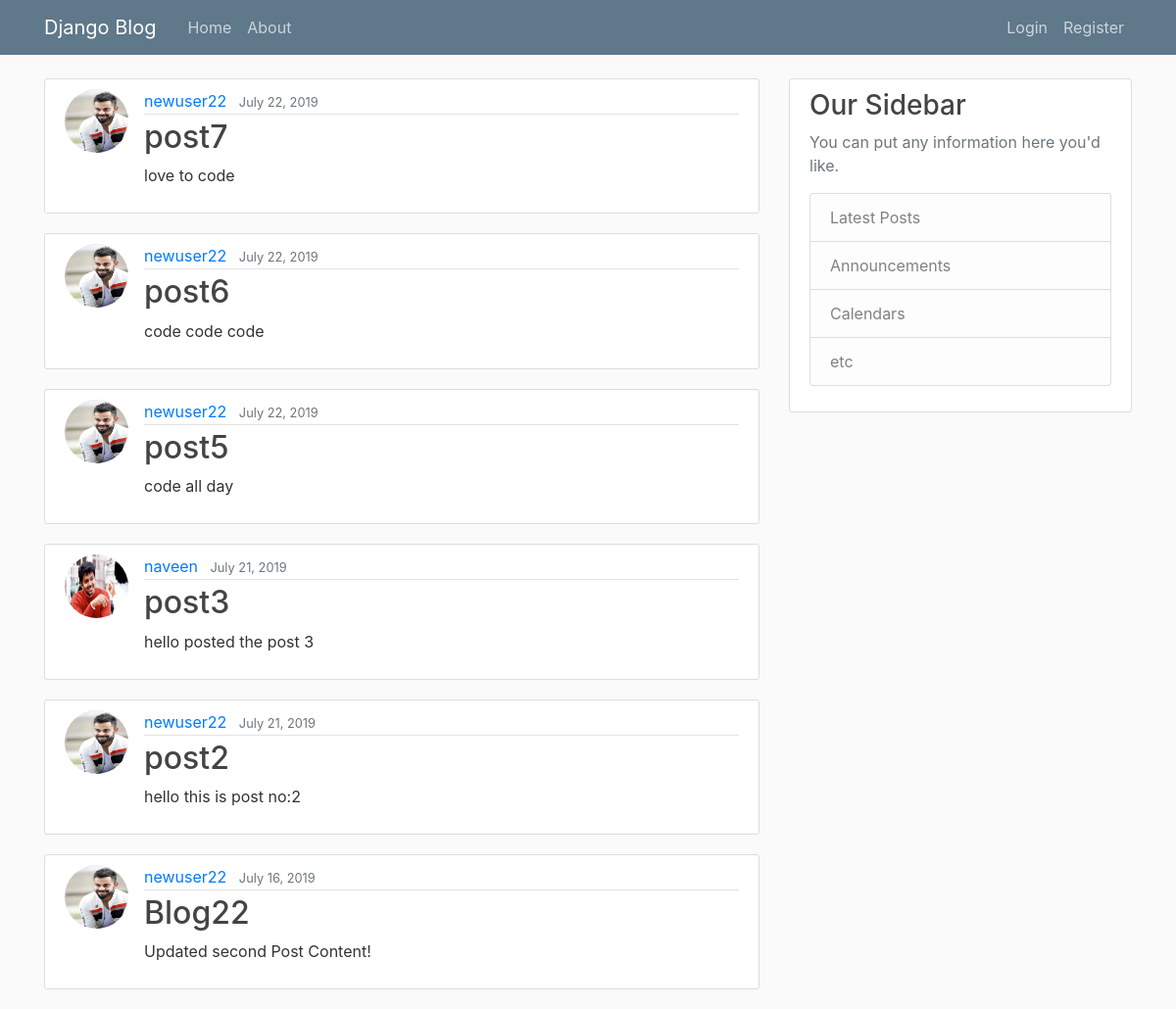
The app's page /, older data.
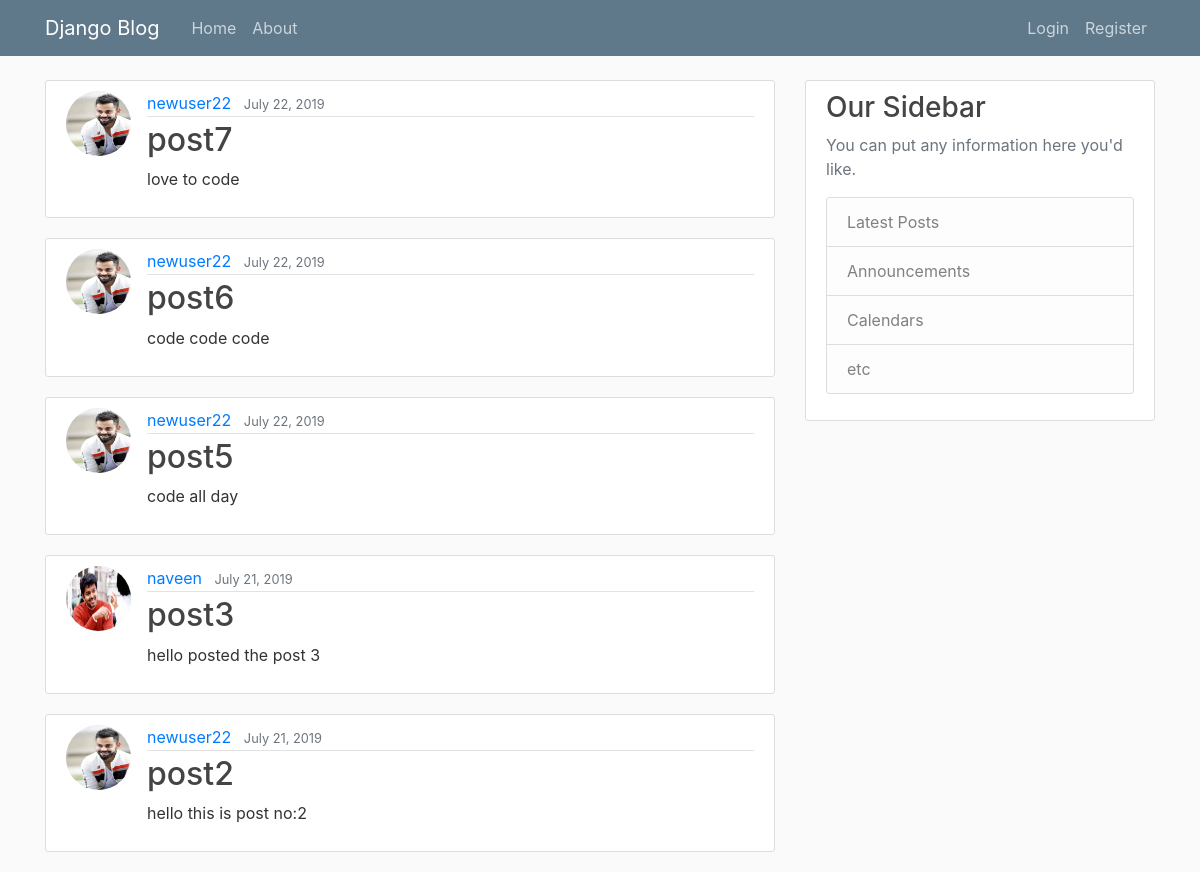
The same page, newer data.
### blog/models.py (models this page shows, shortened)
class Post(models.Model):
    title=models.CharField(max_length=100)
    content=models.TextField()
    date_posted=models.DateTimeField(default=timezone.now)
    author=models.ForeignKey(User,on_delete=models.CASCADE)

### users/models.py (models this page shows, shortened)
class Profile(models.Model):
    user=models.OneToOneField(User,on_delete=models.CASCADE)
    image=models.ImageField(default='default.jpg',upload_to='profile_pics')

### blog/views.py (the view)
# urls.py: path('', PostListView.as_view(),name='blog-home'),
class PostListView(ListView):
    model=Post
    template_name='blog/home.html'
    context_object_name='posts'
    ordering=['-date_posted']

### blog/templates/blog/home.html
{% extends "blog/base.html" %}
{% block content %}
    {% for post in posts %}
    <article class="media content-section">
    <img class="rounded-circle article-img"  src="{{post.author.profile.image.url}}">
            <div class="media-body">
              <div class="article-metadata">
                <a class="mr-2" href="#">{{ post.author }}</a>
                <small class="text-muted">{{ post.date_posted | date:"F d, Y"}}</small>
              </div>
              <h2><a class="article-title" href="{% url 'blog-detail' post.id %}">{{ post.title }}</a></h2>
              <p class="article-content">{{ post.content }}</p>
            </div>
          </article>
    {% endfor %}
{% endblock content %}

### blog/templates/blog/base.html (shortened to what this page needs)
{% load static %}
<!DOCTYPE html>
<html lang="en">
<head>
    <link rel="stylesheet" href="https://stackpath.bootstrapcdn.com/bootstrap/4.3.1/css/bootstrap.min.css"
>
    <link rel="stylesheet" type="text/css" href="{% static 'blog/main.css'%}">
</head>
<body>
    <header class="site-header">
        <nav class="navbar navbar-expand-md navbar-dark bg-steel fixed-top">
            <div class="container">
                <a class="navbar-brand mr-4" href="{% url 'blog-home' %}">Django Blog</a>
                <div class="collapse navbar-collapse" id="navbarToggle">
                    <div class="navbar-nav mr-auto">
                        <a class="nav-item nav-link" href="{% url 'blog-home' %}">Home</a>
                        <a class="nav-item nav-link" href="{% url 'blog-about' %}">About</a>
                    </div>
                    <div class="navbar-nav">
                        {% if user.is_authenticated %}
                        <a class="nav-item nav-link" href="{%url 'blog-create'%}">New Post</a>
                        <a class="nav-item nav-link" href="{%url 'profile'%}">Profile</a>
                        <a class="nav-item nav-link" href="{%url 'logout'%}">Logout</a>
                        {% else %}
                            <a class="nav-item nav-link" href="{%url 'login'%}">Login</a>
                            <a class="na    v-item nav-link" href="{%url 'register'%}">Register</a>
                        {% endif %}
                    </div>
                </div>
            </div>
        </nav>
    </header>
    <main role="main" class="container">
        <div class="row">
            <div class="col-md-8">
                {% block content %}{% endblock %}
            </div>
            <div class="col-md-4">
                <div class="content-section">
                    <h3>Our Sidebar</h3>
                    <p class='text-muted'>You can put any information here you'd like.
                        <ul class="list-group">
                            <li class="list-group-item list-group-item-light">Latest Posts</li>
                            <li class="list-group-item list-group-item-light">Announcements</li>
                            <li class="list-group-item list-group-item-light">Calendars</li>
                            <li class="list-group-item list-group-item-light">etc</li>
                        </ul>
                    </p>
                </div>
            </div>
        </div>
    </main>
</body>
</html>

### blog/static/blog/main.css (style rules this page uses)
body { background: #fafafa; color: #333333; margin-top: 5rem; }
h1, h2, h3, h4, h5, h6 { color: #444444; }
ul { margin: 0; }
.bg-steel { background-color: #5f788a; }
.site-header .navbar-nav .nav-link { color: #cbd5db; }
.content-section { background: #ffffff; padding: 10px 20px; border: 1px solid #dddddd; border-radius: 3px; margin-bottom: 20px; }
.article-title { color: #444444; }
.article-content { white-space: pre-line; }
.article-img { height: 65px; width: 65px; margin-right: 16px; }
.article-metadata { padding-bottom: 1px; margin-bottom: 4px; border-bottom: 1px solid #e3e3e3 }

Row changes from the older to the newer data that the page shows:
removed Post: author.profile.image (picture), author "newuser22", date_posted "July 16, 2019", title "Blog22", content "Updated second Post Content!"
